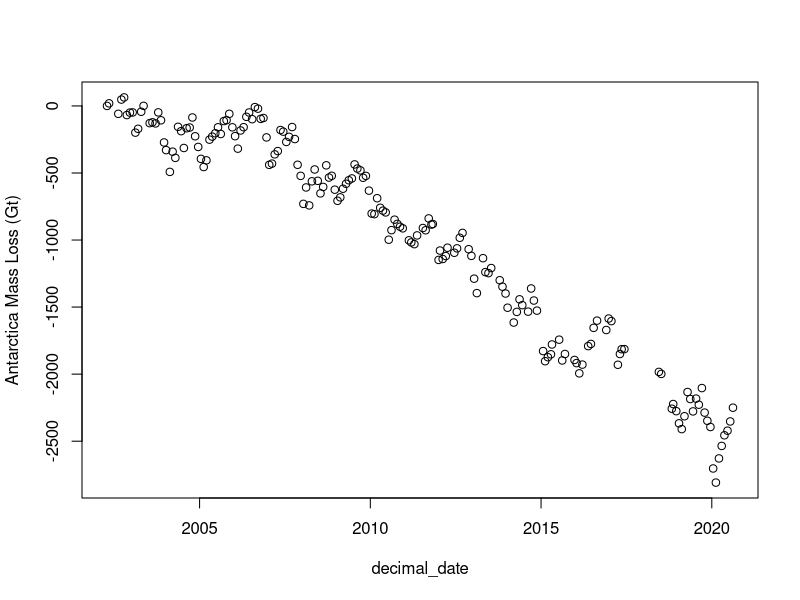
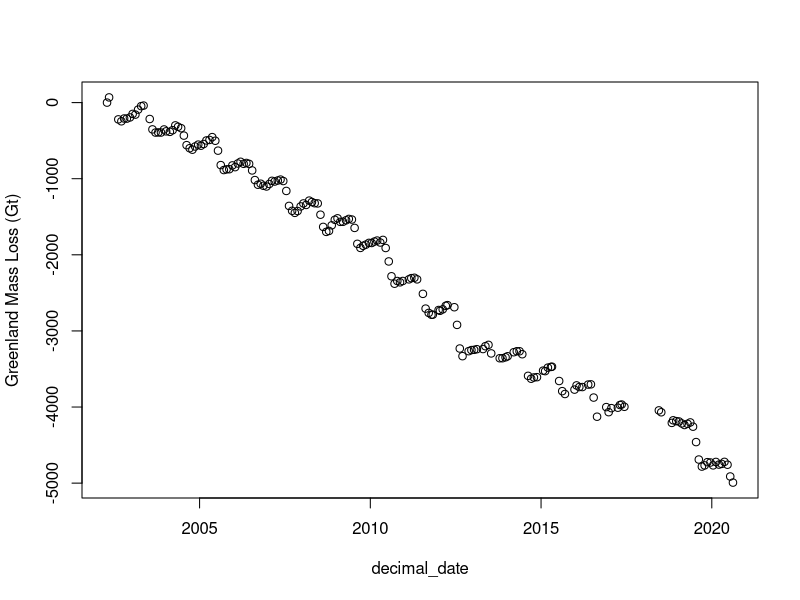
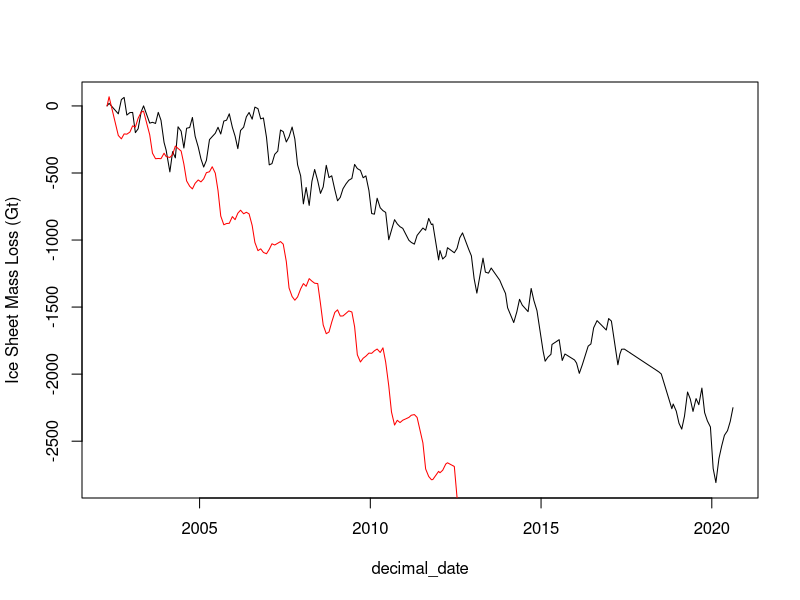
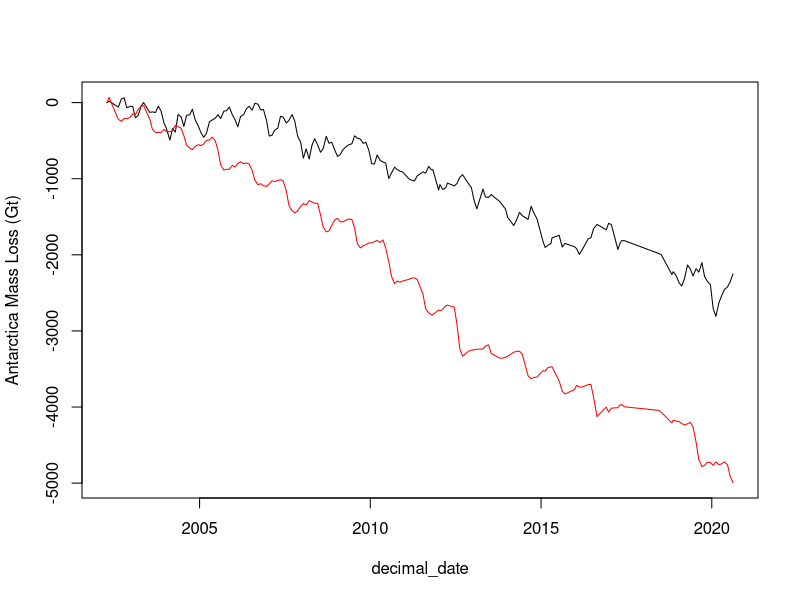
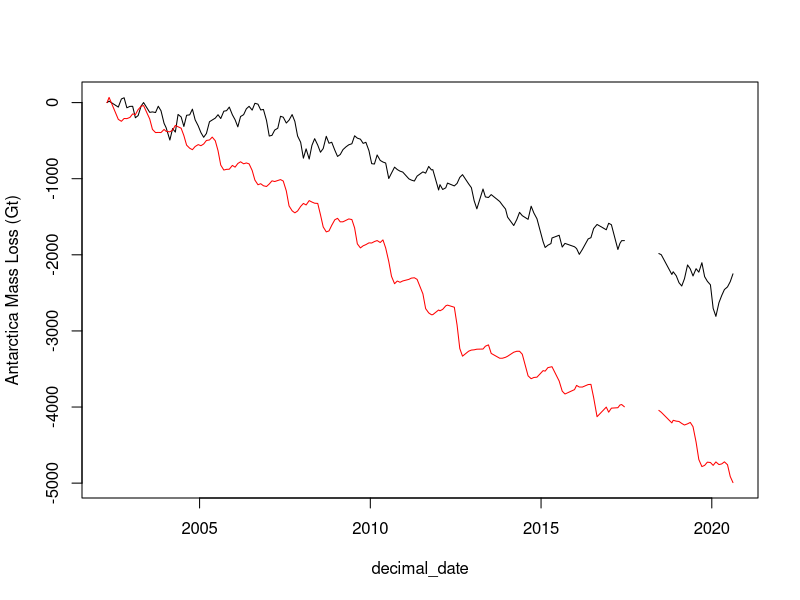
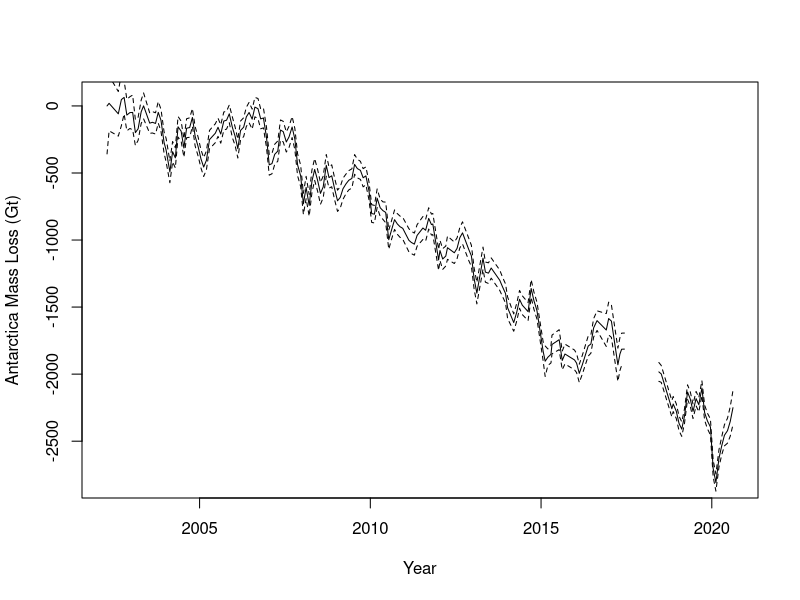
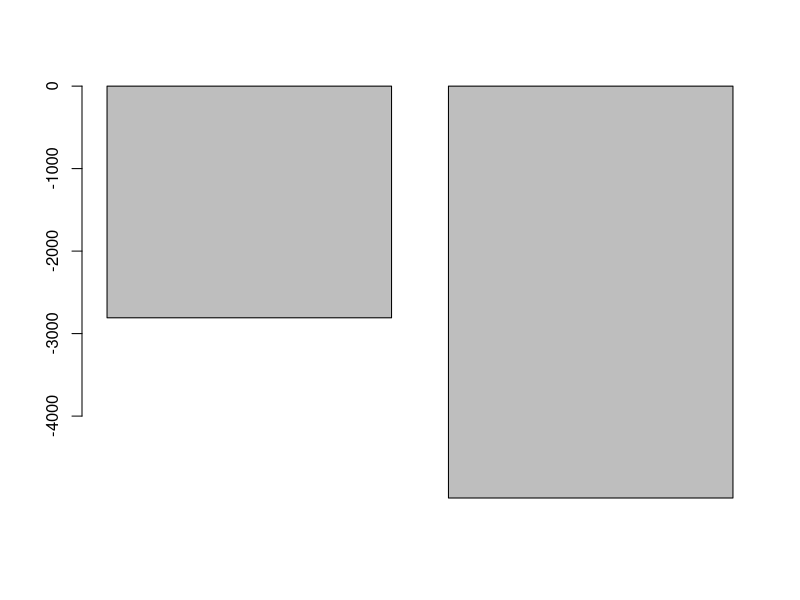
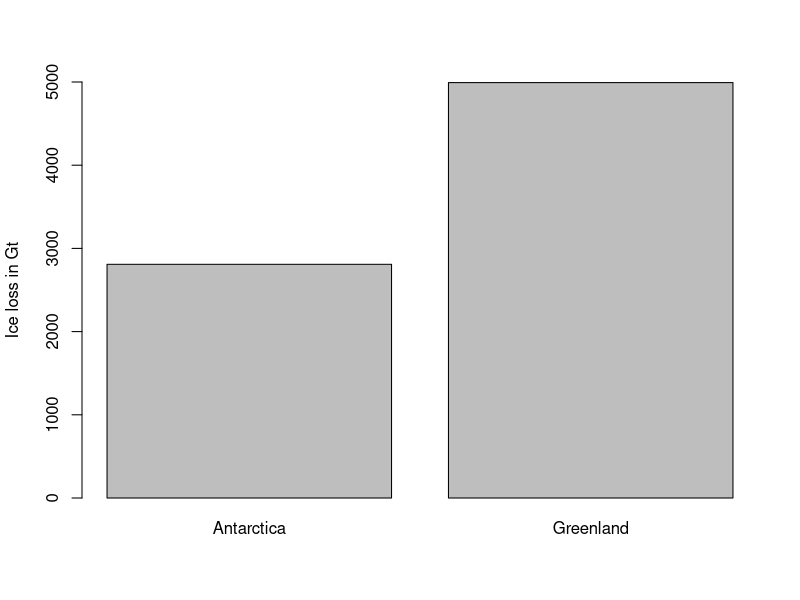

Generate these figures, in order, with R:
## ---- chunk 1
knitr::opts_chunk$set(fig.width=6, fig.asp = 0.618, collapse=TRUE) 
## ---- chunk 2
ant_ice_loss = read.table("data/antarctica_mass_200204_202008.txt", skip=31, sep="", header = FALSE, col.names = c("decimal_date", "mass_Gt", "sigma_Gt")) # Antarctica ice mass loss
grn_ice_loss = read.table("data/greenland_mass_200204_202008.txt", skip=31, sep="", header = FALSE, col.names = c("decimal_date", "mass_Gt", "sigma_Gt")) # Greenland ice mass loss
## ---- chunk 3
# View(grn_ice_loss)
head(ant_ice_loss)
head(grn_ice_loss)
dim(ant_ice_loss)
summary(ant_ice_loss)
## ---- chunk 4
# Plot Antarctic ice mass loss
plot(mass_Gt ~ decimal_date, data=ant_ice_loss, ylab="Antarctica Mass Loss (Gt)")
# Plot Greenland ice mass loss
plot(mass_Gt ~ decimal_date, data=grn_ice_loss, ylab="Greenland Mass Loss (Gt)")

# Plot both together as lines
plot(mass_Gt ~ decimal_date, data=ant_ice_loss, ylab="Ice Sheet Mass Loss (Gt)", type='l') +
lines(mass_Gt ~ decimal_date, data=grn_ice_loss, col='red') 
## ---- chunk 5
plot(mass_Gt ~ decimal_date, data=ant_ice_loss, ylab="Antarctica Mass Loss (Gt)", type='l', ylim=range(grn_ice_loss$mass_Gt)) +
lines(mass_Gt ~ decimal_date, data=grn_ice_loss, type='l', col='red') 
## ---- chunk 6
#Create data.frame with an NA between the GRACE missions. Column names must match so it will merge with ant and grn data
data_break = data.frame(decimal_date=2018.0, mass_Gt=NA, sigma_Gt=NA)
data_break

#Add NA data point to the Antarctica ice trends data frame
ant_ice_loss_with_NA = rbind(ant_ice_loss, data_break) # Merge ant_ice_loss data frame with our NA point
tail(ant_ice_loss_with_NA) # Our NA value in 2018 is now the last row of our data frame
ant_ice_loss_with_NA = ant_ice_loss_with_NA[order(ant_ice_loss_with_NA$decimal_date),] # Reorder the data frame, sorting by date

#Repeat with Greenland data.frame
grn_ice_loss_with_NA = rbind(grn_ice_loss, data_break) # Merge grn_ice_loss data frame with our NA point
grn_ice_loss_with_NA = grn_ice_loss_with_NA[order(grn_ice_loss_with_NA$decimal_date),]

plot(mass_Gt ~ decimal_date, data=ant_ice_loss_with_NA, ylab="Antarctica Mass Loss (Gt)", type='l', ylim=range(grn_ice_loss_with_NA$mass_Gt, na.rm=TRUE)) +
lines(mass_Gt ~ decimal_date, data=grn_ice_loss_with_NA, type='l', col='red') 
## ---- chunk 7
head(ant_ice_loss_with_NA)
plot(mass_Gt ~ decimal_date, data=ant_ice_loss_with_NA, ylab="Antarctica Mass Loss (Gt)", xlab="Year", type='l') +
lines((mass_Gt+2*sigma_Gt) ~ decimal_date, data=ant_ice_loss_with_NA, type='l', lty='dashed') +
lines((mass_Gt-2*sigma_Gt) ~ decimal_date, data=ant_ice_loss_with_NA, type='l', lty='dashed') 
## ---- chunk 8
pdf('figures/ice_mass_trends.pdf', width=7, height=5)
plot(mass_Gt ~ decimal_date, data=ant_ice_loss_with_NA, ylab="Antarctica Mass Loss (Gt)", xlab="Year", type='l', ylim=range(grn_ice_loss_with_NA$mass_Gt, na.rm=TRUE), lwd=2) +
lines((mass_Gt+2*sigma_Gt) ~ decimal_date, data=ant_ice_loss_with_NA, type='l', lty='dashed') +
lines((mass_Gt-2*sigma_Gt) ~ decimal_date, data=ant_ice_loss_with_NA, type='l', lty='dashed') +
lines(mass_Gt ~ decimal_date, data=grn_ice_loss_with_NA, type='l', col='red', lwd=2) +
lines((mass_Gt+2*sigma_Gt) ~ decimal_date, data=grn_ice_loss_with_NA, type='l', lty='dashed', col="red") +
lines((mass_Gt-2*sigma_Gt) ~ decimal_date, data=grn_ice_loss_with_NA, type='l', lty='dashed', col="red") 
dev.off()
## ---- chunk 9
# Largest observed decrease in ice mass loss in Antarctica:
min(ant_ice_loss$mass_Gt)

# Barplot of largest observed ice loss in Antarctica and Greenland
barplot(height=c(min(ant_ice_loss$mass_Gt), min(grn_ice_loss$mass_Gt)))

# Flip to negative to positive, add x-axis labels, add more tick marks on y-axis, add y-axis title
barplot(height=c(min(ant_ice_loss$mass_Gt)*(-1), min(grn_ice_loss$mass_Gt)*(-1)), names.arg=c("Antarctica","Greenland"), ylim=c(0,5000), ylab="Ice loss in Gt")
